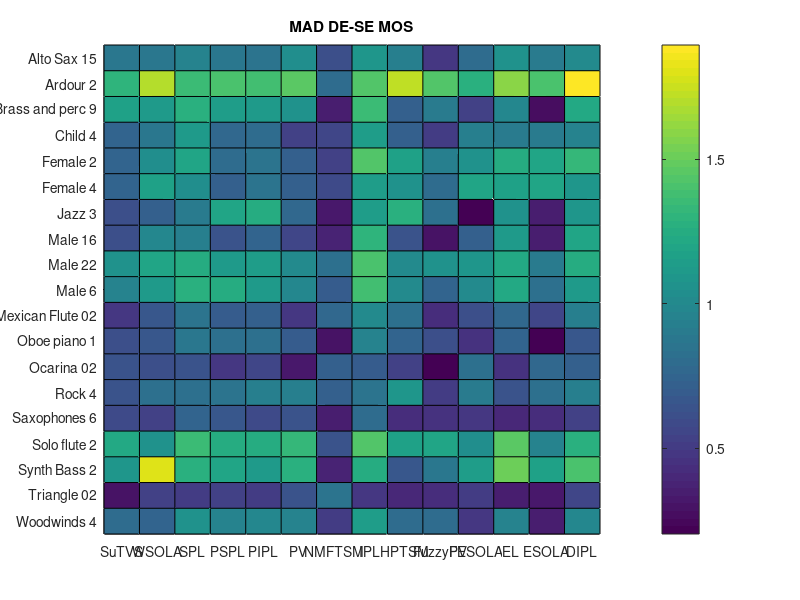
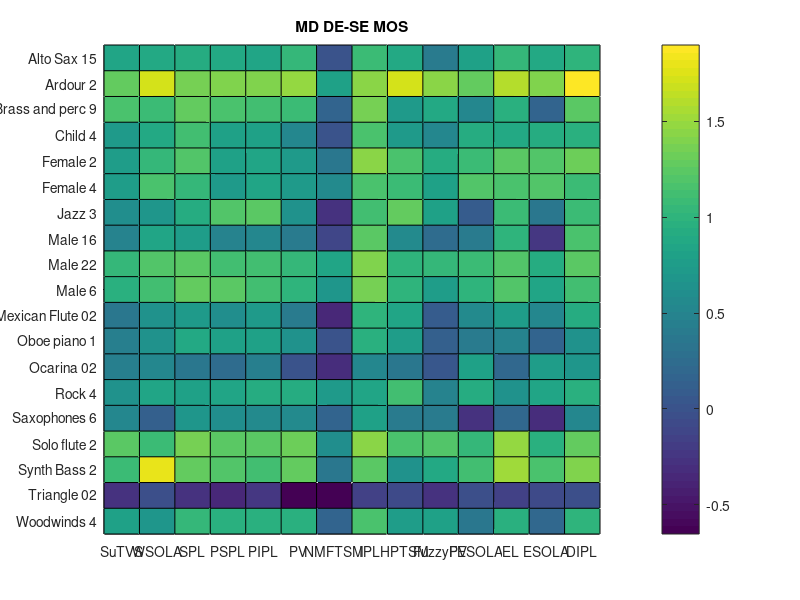

The MATLAB script that drew these images, in order:
% JAES additional graphs script
close all
clear all
clc

load('DE_SE_RESULTS.mat');

%Get difference between DE and SE results
%ignore TSM<0.25 and TSM==1;
diff = results_OMOQDE(:,[2:12,14:end],:)-results_OMOQSE(:,[2:12,14:end],:);

abs_diff = abs(diff);

%Aim is to show performance for each file in evaluation set per method
% results(file,TSM,method)

MAD = squeeze(mean(abs_diff,2));

MD = squeeze(mean(diff,2));

Methods = {'DIPL','ESOLA','EL','FESOLA','FuzzyPV','HPTSM','IPL','NMFTSM','PV','PIPL','PSPL','SPL','WSOLA','SuTVS','uTVS'};

Filenames = {'Alto Sax 15';'Ardour 2';'Brass and perc 9';'Child 4';'Female 2';'Female 4';'Jazz 3';'Male 16';'Male 22';'Male 6';'Mexican Flute 02';'Oboe piano 1';'Ocarina 02';'Rock 4';'Saxophones 6';'Solo flute 2';'Synth Bass 2';'Triangle 02';'Woodwinds 4';'You mean this one'};
TSM = [0.2257,0.2635,0.3268,0.4444,0.5620,0.6631,0.7641,0.8008,0.8375,0.8742,0.9109,0.9555,1,1.1205,1.241,1.3477,1.4543,1.6272,1.8042,2.1632]; %All Eval Values


figure
surf(MAD)
title('MAD DE-SE MOS')
colorbar
xticks((1:15)+0.5);
xticklabels(Methods);
xtickangle(45);
yticks((1:20)+0.5);
yticklabels(Filenames);
axis tight
view(-180,90);

figure
surf(MD);
title('MD DE-SE MOS');
colorbar;
xticks((1:15)+0.5);
xticklabels(Methods);
xtickangle(45);
yticks((1:20)+0.5);
yticklabels(Filenames);
axis tight
view(-180,90);
